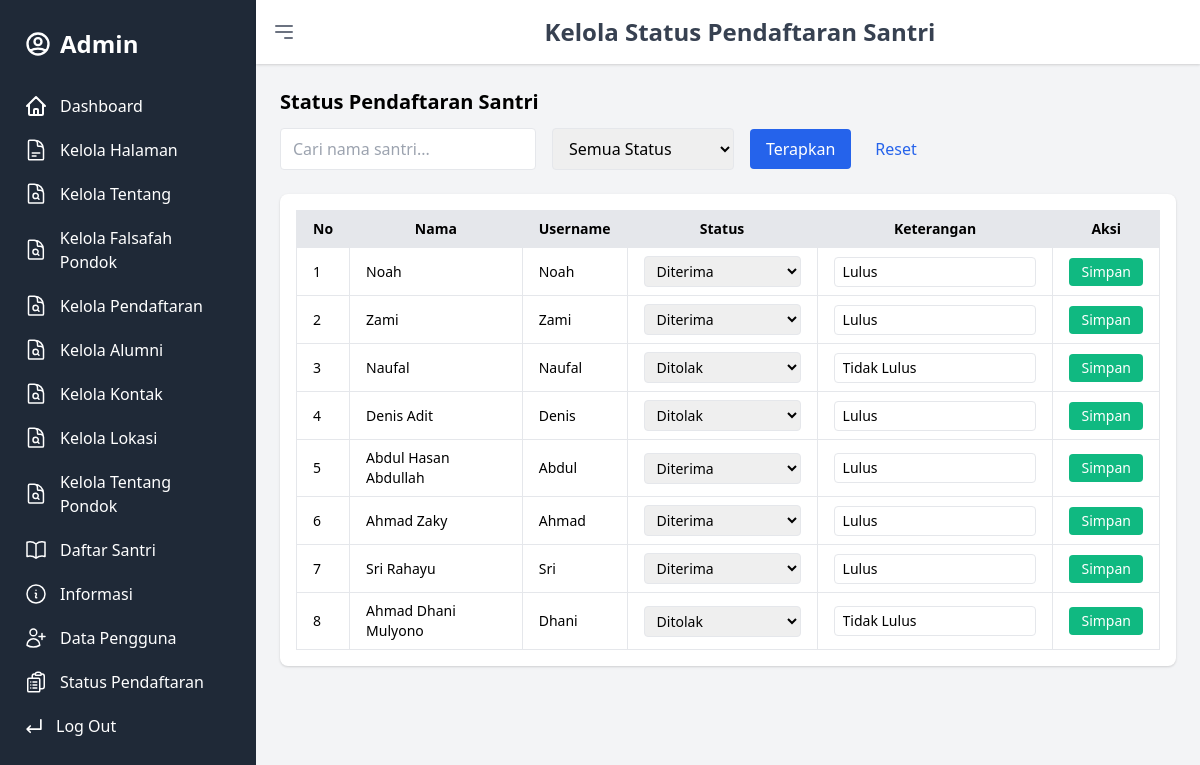
/admin/admin_status_update.php (signed in), run on the app's committed database.
### tables this page shows
CREATE TABLE `calon_santri` (
  `id` int(11) NOT NULL,
  `No` int(11) NOT NULL,
  `tanggal_pendaftaran` date NOT NULL,
  `username` varchar(50) DEFAULT NULL,
  `nama_lengkap` varchar(100) NOT NULL,
  `tempat_lahir` varchar(50) NOT NULL,
  `tanggal_lahir` date NOT NULL,
  `alamat_lengkap` text NOT NULL,
  `tinggal_bersama` enum('Orang Tua','Wali','Lainnya') NOT NULL,
  `jenis_kelamin` enum('Laki-laki','Perempuan') NOT NULL,
  `sekolah_terakhir` varchar(100) NOT NULL,
  `pernah_mondok` enum('Ya','Tidak') NOT NULL,
  `nama_pondok_sebelumnya` varchar(100) DEFAULT NULL,
  `alamat_pondok_sebelumnya` text DEFAULT NULL,
  `nama_ayah` varchar(100) NOT NULL,
  `nama_ibu` varchar(100) NOT NULL,
  `tempat_lahir_ayah` varchar(50) NOT NULL,
  `tanggal_lahir_ayah` date NOT NULL,
  `tempat_lahir_ibu` varchar(50) NOT NULL,
  `tanggal_lahir_ibu` date NOT NULL,
  `pekerjaan_ayah` enum('Wiraswasta','Guru','PNS','TNI/POLRI','Pensiunan','Lainnya') NOT NULL,
  `pekerjaan_ibu` enum('Wiraswasta','Guru','PNS','TNI/POLRI','Pensiunan','Lainnya') NOT NULL,
  `penghasilan_ayah` enum('Dibawah 1 Juta','1-3 Juta','3-5 Juta','Di atas 5 Juta') NOT NULL,
  `penghasilan_ibu` enum('Dibawah 1 Juta','1-3 Juta','3-5 Juta','Di atas 5 Juta') NOT NULL,
  `alamat_rumah` text NOT NULL,
  `no_hp_ortu` varchar(15) NOT NULL,
  `created_at` timestamp NOT NULL DEFAULT current_timestamp(),
  `asal_sekolah` varchar(100) DEFAULT NULL,
  `status_pendaftaran` varchar(50) DEFAULT NULL,
  `keterangan` text DEFAULT NULL,
  `email` varchar(100) DEFAULT NULL,
  `user_id` int(11) NOT NULL
);

### admin/admin_status_update.php (the view, shortened to what this page needs)
<?php
$conn = new mysqli("localhost", "root", "", "ppdb_pondok");
$search = $_GET['search'] ?? '';
$sql = "SELECT * FROM calon_santri WHERE 1";
$sql .= " ORDER BY id DESC";
$result = $conn->query($sql);
include('../sidebar.php');
?>
<section id="informasi_admin" class="bg-slate-100 w-full dark:bg-dark">
    <header class="bg-white shadow p-4 flex justify-between items-center">
        <button onclick="toggleSidebar()" class="text-gray-500 focus:outline-none">
            <svg class="w-6 h-6" fill="none" stroke="currentColor" viewBox="0 0 24 24"
                xmlns="http://www.w3.org/2000/svg">
                <path stroke-linecap="round" stroke-linejoin="round" stroke-width="2" d="M4 6h16M4 12h16m-7 6h7">
                </path>
            </svg>
        </button>
        <h2 class="text-2xl font-bold text-gray-700">Kelola Status Pendaftaran Santri</h2>
    </header>
    <div class="flex min-h-screen">
        <div class="flex-1 p-6">
            <h1 class="pb-3 text-xl font-semibold text-dark dark:text-white">Status Pendaftaran Santri</h1>
            <form method="GET" class="mb-6 flex flex-wrap gap-4 items-center">
                <input type="text" name="search" placeholder="Cari nama santri..."
                    value="<?= htmlspecialchars($search); ?>" class="border rounded px-3 py-2 w-64">
                <select name="filter" class="border rounded px-3 py-2">
                    <option value="">Semua Status</option>
                </select>
                <button type="submit"
                    class="bg-blue-600 text-white px-4 py-2 rounded hover:bg-blue-700">Terapkan</button>
                <a href="admin_status_update.php" class="text-blue-600 hover:underline ml-2">Reset</a>
            </form>
            <div class="bg-white shadow rounded-lg p-4 overflow-auto">
                <table class="min-w-full border text-sm">
                    <thead class="bg-gray-200">
                        <tr>
                            <th class="border px-4 py-2">No</th>
                            <th class="border px-4 py-2">Nama</th>
                            <th class="border px-4 py-2">Username</th>
                            <th class="border px-4 py-2">Status</th>
                            <th class="border px-4 py-2">Keterangan</th>
                            <th class="border px-4 py-2">Aksi</th>
                        </tr>
                    </thead>
                    <tbody>
                        <?php if ($result->num_rows > 0): ?>
                            <?php $no = 1;  ?>
                            <?php while ($row = $result->fetch_assoc()): ?>
                                <tr class="border-t">
                                    <form method="POST">
                                        <td class="border px-4 py-2"><?= $no++; ?></td>
                                        <td class="border px-4 py-2"><?= htmlspecialchars($row['nama_lengkap']); ?></td>
                                        <td class="border px-4 py-2"><?= htmlspecialchars($row['username']); ?></td>
                                        <td class="border px-4 py-2">
                                            <select name="status" class="border rounded px-2 py-1">
                                                <option value="Diterima" <?= $row['status_pendaftaran'] == "Diterima" ? "selected" : ""; ?>>Diterima
                                                </option>
                                                <option value="Ditolak" <?= $row['status_pendaftaran'] == "Ditolak" ? "selected" : ""; ?>>
                                                    Ditolak</option>
                                            </select>
                                        </td>
                                        <td class="border px-4 py-2">
                                            <input type="text" name="keterangan" class="border rounded px-2 py-1 w-full"
                                                value="<?= htmlspecialchars($row['keterangan']); ?>">
                                        </td>
                                        <td class="border px-4 py-2">
                                            <button type="submit" name="update_status"
                                                class="bg-green-500 hover:bg-green-600 text-white px-3 py-1 rounded">Simpan</button>
                                        </td>
                                    </form>
                                </tr>
                            <?php endwhile; ?>
                        <?php else: ?>
                            <tr>
                                <td colspan="6" class="text-center py-4">Tidak ada data.</td>
                            </tr>
                        <?php endif; ?>
                    </tbody>
                </table>
            </div>
</section>

### data on the page
calon_santri: nama_lengkap "Noah", username "Noah", status "Diterima", keterangan "Lulus"
calon_santri: nama_lengkap "Zami", username "Zami", status "Diterima", keterangan "Lulus"
calon_santri: nama_lengkap "Naufal", username "Naufal", status "Ditolak", keterangan "Tidak Lulus"
calon_santri: nama_lengkap "Denis Adit", username "Denis", status "Ditolak", keterangan "Lulus"
calon_santri: nama_lengkap "Abdul Hasan Abdullah", username "Abdul", status "Diterima", keterangan "Lulus"
calon_santri: nama_lengkap "Ahmad Zaky", username "Ahmad", status "Diterima", keterangan "Lulus"
calon_santri: nama_lengkap "Sri Rahayu", username "Sri", status "Diterima", keterangan "Lulus"
calon_santri: nama_lengkap "Ahmad Dhani Mulyono", username "Dhani", status "Ditolak", keterangan "Tidak Lulus"

### other printed values
$role "Admin"
